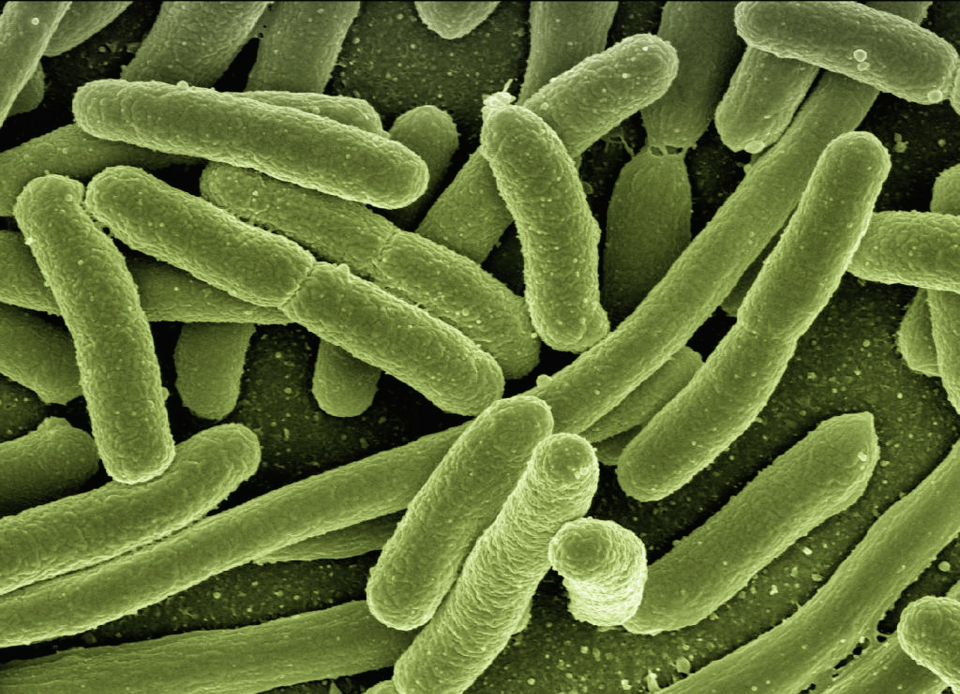
#> input picture pre_image/sample1.jpg, 1920 x 1388 px (shown at 1/2 size)
$ python test.py
#> lines starting #> are read from the running program, lines starting #| are printed output that depends on the picture
import os
import platform
import cv2
import matplotlib.pyplot as plt
import numpy as np
import sys


use_os = platform.system()

if(use_os == "Windows"):
    dir_connect = "\\"
else:
    dir_connect = "/"

parent_dir = os.getcwd()
# 画像名を入力
pre_image_name = "sample1.jpg"
pre_image_dir = parent_dir + dir_connect + "pre_image" + dir_connect + pre_image_name

if(os.path.exists(pre_image_dir)):
   pre_array_obj = plt.imread(pre_image_dir)
#> pre_array_obj is the input picture: shape (1388, 1920, 3); mean R, G, B 99.7, 113.7, 57.1
   plt.imshow(pre_array_obj)

else:
   print("画像が存在しません．")
   sys.exit()


# 黒色なら"b", 白色なら"h"を入力
scale_color = "h"

if(scale_color == "h"):
    scale_image_name = "scale1.jpeg"
elif(scale_color == "b"):
    scale_image_name = "scale2.jpeg"

scale_dir = parent_dir + dir_connect + "scale_image" + dir_connect + scale_image_name


img1 = cv2.imread(pre_image_dir)
img2 = cv2.imread(scale_dir)
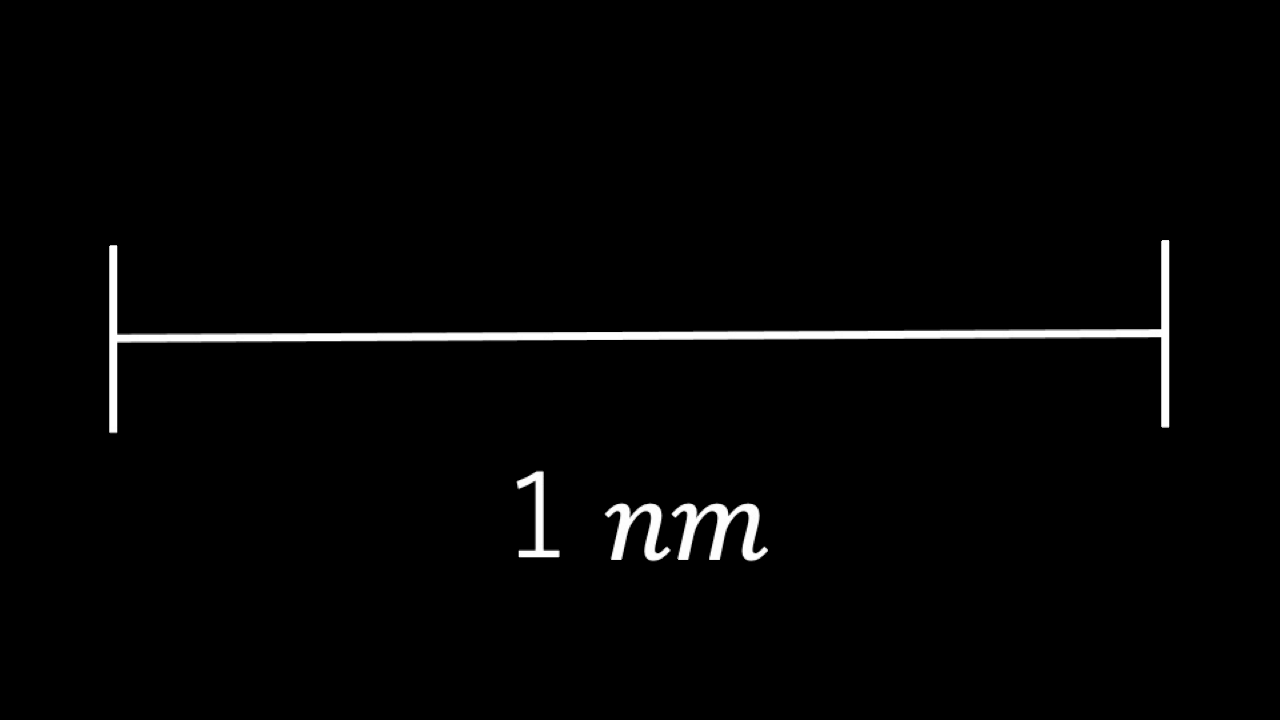
#> input picture scale_image/scale1.jpeg, 1280 x 720 px
#> img2 is the input picture: shape (720, 1280, 3); min 0, max 255, mean 4.4

img_high, img_width = img1.shape[:2]
#> img_high = 1388; img_width = 1920
scale_high, scale_width = img2.shape[:2]
#> scale_high = 720; scale_width = 1280

print("画像のサイズ：({}, {})".format(img_high, img_width))
#| 画像のサイズ：(1388, 1920)
print("尺度画像のサイズ：({}, {})".format(scale_high, scale_width))
#| 尺度画像のサイズ：(720, 1280)


pre_array_obj2 = plt.imread(scale_dir)
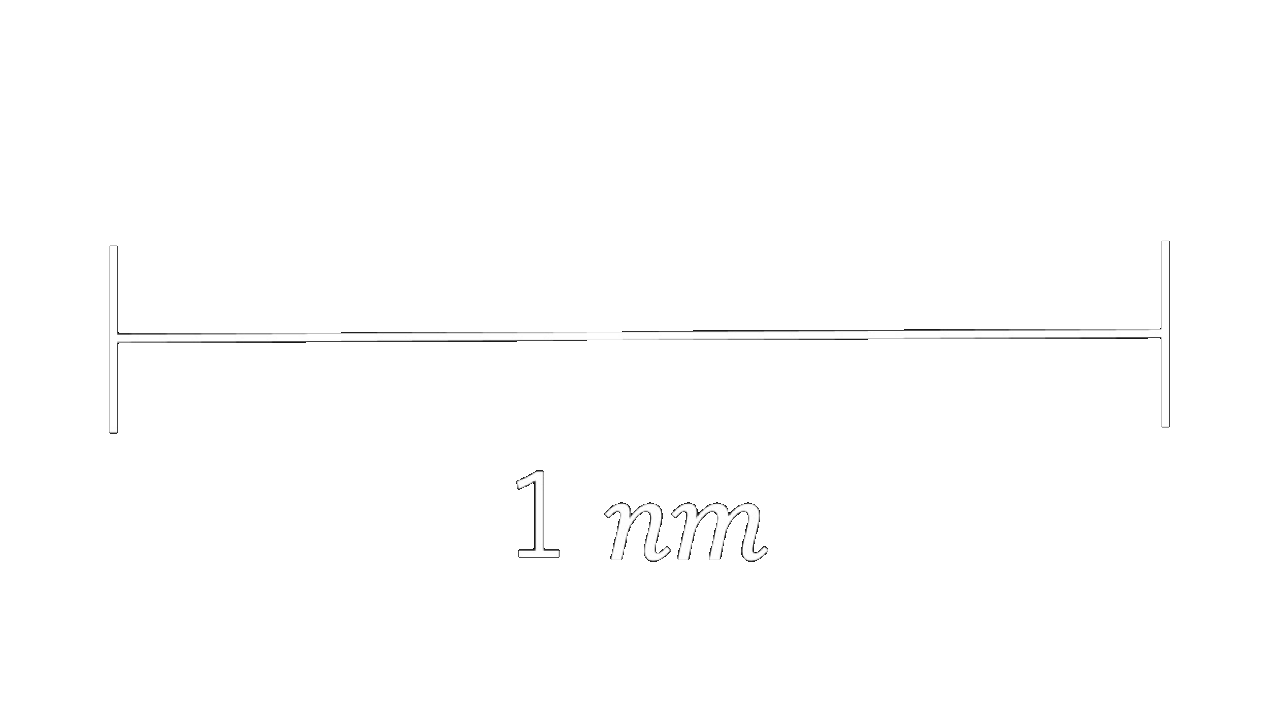
#> pre_array_obj2: shape (720, 1280, 4) float32; mean R, G, B, A 0.0174, 0.0174, 0.0174, 0.021; transparent parts drawn white
plt.imshow(pre_array_obj2)


after_scale_high = img_high//4
#> after_scale_high = 347
after_scale_width = (after_scale_high*scale_width)//scale_high
#> after_scale_width = 616

pre_img3 = cv2.imread(scale_dir)
# 引数がwidth, highの順番であることに注意
img3 = cv2.resize(pre_img3, (after_scale_width, after_scale_high))


after_image = img1
after_image_dir = parent_dir + dir_connect + "after_image" + dir_connect + "af_" +pre_image_name

y_offset = img_high - after_scale_high
#> y_offset = 1041
x_offset = img_width - after_scale_width
#> x_offset = 1304

print("img_high = {}, img_width = {}".format(img_high, img_width))
#| img_high = 1388, img_width = 1920
print(img1.shape)
#| (1388, 1920, 3)
print("scale_high = {}, scale_width = {}".format(scale_high, scale_width))
#| scale_high = 720, scale_width = 1280
print(img2.shape)
#| (720, 1280, 3)
print("img3.shape")
print(img3.shape)
#| (347, 616, 3)
print("after_scale_high = {}, after_scale_width = {}".format(after_scale_high, after_scale_width))
#| after_scale_high = 347, after_scale_width = 616
print(after_image.shape)
#| (1388, 1920, 3)

# img3 = cv2.resize(pre_img3, (100, 100))
# after_image[0 : after_scale_high, 0 : after_scale_width] = img3

after_image[y_offset : y_offset + after_scale_high, 0 : after_scale_width] = img3
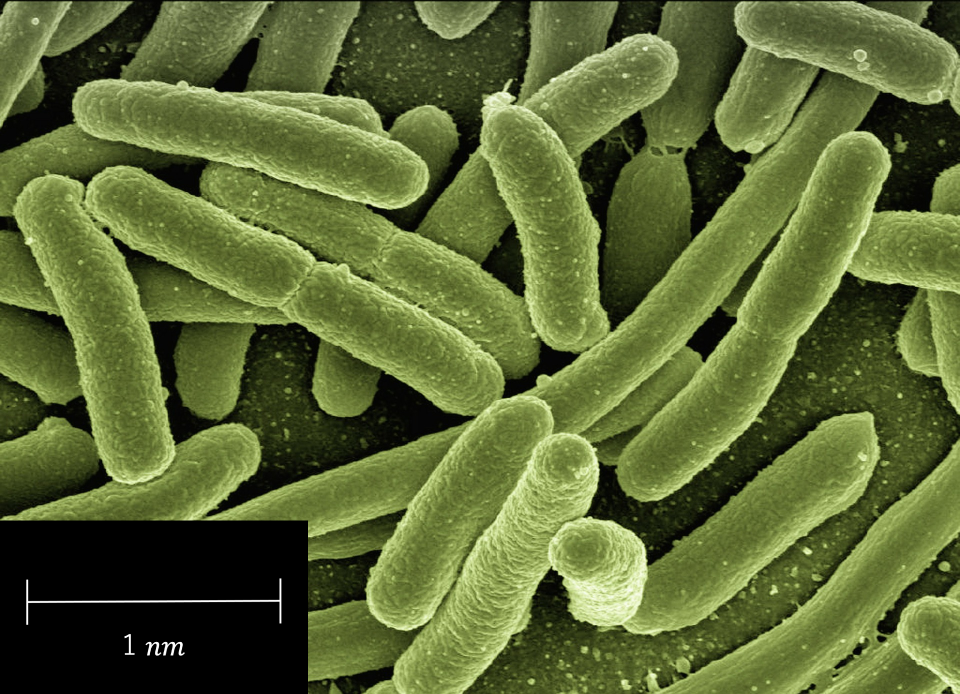
#> after_image: shape (1388, 1920, 3) (shown at 1/2 size); mean B, G, R 53.1, 104.7, 92
cv2.imwrite(after_image_dir, after_image)
pre_array_obj3 = plt.imread(after_image_dir)
plt.imshow(pre_array_obj3)
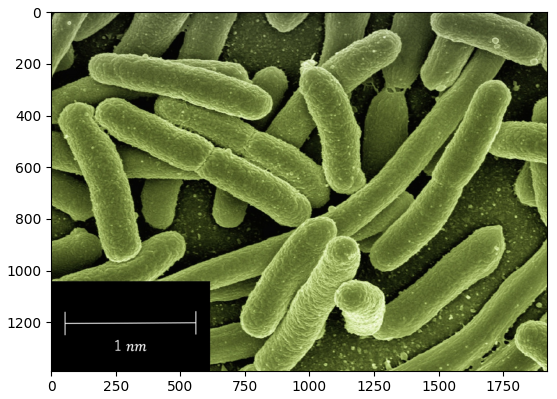
#> figure drawn by matplotlib, 1 panel
